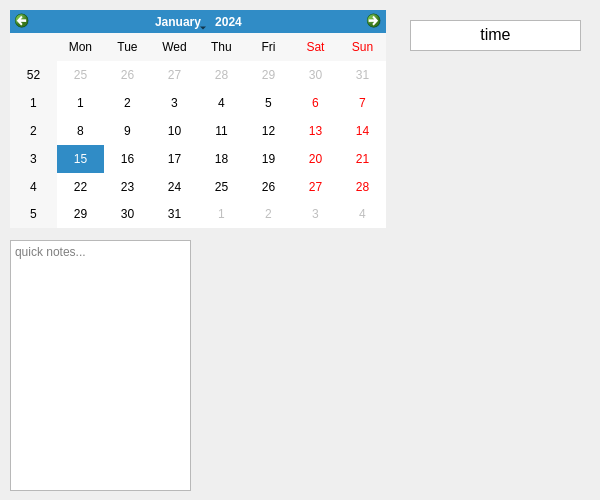
<?xml version="1.0" encoding="UTF-8"?>
<ui version="4.0">
 <class>Form</class>
 <widget class="QWidget" name="Form">
  <property name="geometry">
   <rect>
    <x>0</x>
    <y>0</y>
    <width>600</width>
    <height>500</height>
   </rect>
  </property>
  <property name="windowTitle">
   <string>Form</string>
  </property>
  <widget class="QCalendarWidget" name="calendarWidget">
   <property name="geometry">
    <rect>
     <x>10</x>
     <y>10</y>
     <width>376</width>
     <height>218</height>
    </rect>
   </property>
   <property name="firstDayOfWeek">
    <enum>Qt::Monday</enum>
   </property>
   <property name="gridVisible">
    <bool>false</bool>
   </property>
   <property name="dateEditEnabled">
    <bool>false</bool>
   </property>
  </widget>
  <widget class="QTextEdit" name="textEdit">
   <property name="geometry">
    <rect>
     <x>410</x>
     <y>20</y>
     <width>171</width>
     <height>31</height>
    </rect>
   </property>
   <property name="verticalScrollBarPolicy">
    <enum>Qt::ScrollBarAlwaysOff</enum>
   </property>
   <property name="horizontalScrollBarPolicy">
    <enum>Qt::ScrollBarAlwaysOff</enum>
   </property>
   <property name="readOnly">
    <bool>true</bool>
   </property>
   <property name="html">
    <string notr="true">&lt;!DOCTYPE HTML PUBLIC &quot;-//W3C//DTD HTML 4.0//EN&quot; &quot;http://www.w3.org/TR/REC-html40/strict.dtd&quot;&gt;
&lt;html&gt;&lt;head&gt;&lt;meta name=&quot;qrichtext&quot; content=&quot;1&quot; /&gt;&lt;style type=&quot;text/css&quot;&gt;
p, li { white-space: pre-wrap; }
&lt;/style&gt;&lt;/head&gt;&lt;body style=&quot; font-family:'MS Shell Dlg 2'; font-size:7.8pt; font-weight:400; font-style:normal;&quot;&gt;
&lt;p align=&quot;center&quot; style=&quot; margin-top:0px; margin-bottom:0px; margin-left:0px; margin-right:0px; -qt-block-indent:0; text-indent:0px;&quot;&gt;&lt;span style=&quot; font-size:12pt;&quot;&gt;time&lt;/span&gt;&lt;/p&gt;&lt;/body&gt;&lt;/html&gt;</string>
   </property>
  </widget>
  <widget class="QTextEdit" name="textEdit_2">
   <property name="geometry">
    <rect>
     <x>10</x>
     <y>240</y>
     <width>181</width>
     <height>251</height>
    </rect>
   </property>
   <property name="autoFormatting">
    <set>QTextEdit::AutoAll</set>
   </property>
   <property name="placeholderText">
    <string notr="true">quick notes...</string>
   </property>
  </widget>
 </widget>
 <resources/>
 <connections/>
</ui>
